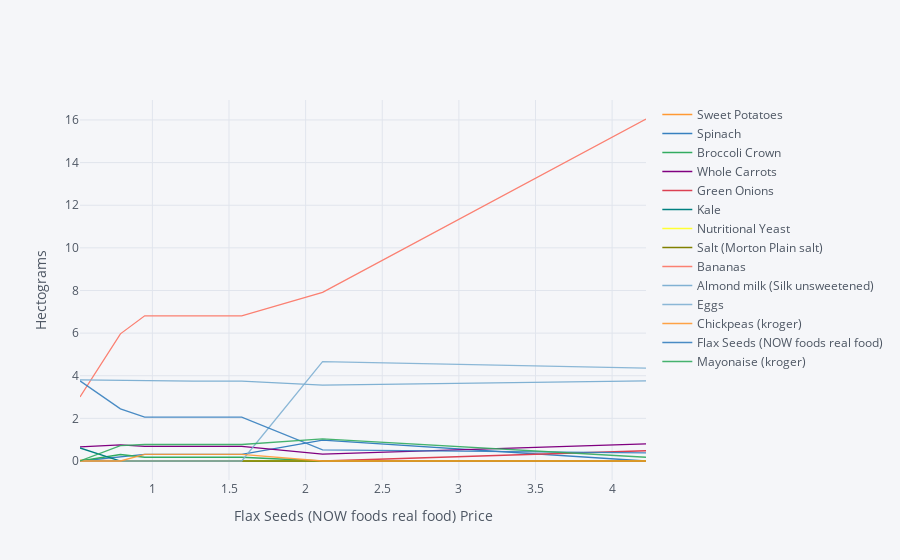

The notebook cell saved with this chart:
### Markdown cell above
We selected flax seeds, whose cost changed the most with price above, as our reference good. This plot shows how the composition of the other food items changes with respect to the price of flax seeds.

### Code cell
import cufflinks as cf
cf.go_offline()

ReferenceGood = 'Flax Seeds (NOW foods real food)'

scale = [0.5,0.75,0.9,1.,1.1,1.2,1.3,1.4,1.5,2,4]

cost0_AK = solve_subsistence_problem(D,Prices_AK,diet_min[group],diet_max[group],tol=tol).fun

my_p_AK = Prices_AK.copy()

diet = {}
for s in scale:

    my_p_AK[ReferenceGood] = Prices_AK[ReferenceGood]*s
    result_AK = solve_subsistence_problem(D,my_p_AK,diet_min[group],diet_max[group],tol=tol)
    diet[my_p_AK[ReferenceGood]] = result_AK.diet

Diet_response = pd.DataFrame(diet).T
Diet_response.index.name = '%s Price' % ReferenceGood

Diet_response.reset_index(inplace=True)

# Get rid of units for index (cufflinks chokes)
Diet_response['%s Price' % ReferenceGood] = Diet_response['%s Price' % ReferenceGood].apply(lambda x: x.magnitude)

Diet_response = Diet_response.set_index('%s Price' % ReferenceGood)

# Just look at goods consumed in quantities greater than error tolerance
Diet_response.loc[:,(Diet_response>tol).sum()>0].iplot(xTitle='%s Price' % ReferenceGood,yTitle='Hectograms')

### Figure 1 — Plotly figure (JSON) as saved in the notebook; plotly's stock layout.template omitted (floating-point values rounded to 4 significant figures)
{"data": [{"line": {"color": "rgba(255, 153, 51, 1.0)", "dash": "solid", "shape": "linear", "width": 1.3}, "mode": "lines", "name": "Sweet Potatoes ", "text": "", "type": "scatter", "x": [0.5276, 0.7915, 0.9498, 1.055, 1.161, 1.266, 1.372, 1.477, 1.583, 2.111, 4.221], "y": [0.04084, 2.455e-07, 2.762e-07, 2.684e-07, 3.698e-11, 1.31e-07, 2.078e-07, 1.18e-07, 9.9e-08, 3.288e-10, 9.872e-10]}, {"line": {"color": "rgba(55, 128, 191, 1.0)", "dash": "solid", "shape": "linear", "width": 1.3}, "mode": "lines", "name": "Spinach ", "text": "", "type": "scatter", "x": [0.5276, 0.7915, 0.9498, 1.055, 1.161, 1.266, 1.372, 1.477, 1.583, 2.111, 4.221], "y": [1.746e-07, 0.175, 0.3128, 0.3128, 0.3128, 0.3128, 0.3128, 0.3128, 0.3128, 0.9808, 2.332e-10]}, {"line": {"color": "rgba(50, 171, 96, 1.0)", "dash": "solid", "shape": "linear", "width": 1.3}, "mode": "lines", "name": "Broccoli Crown", "text": "", "type": "scatter", "x": [0.5276, 0.7915, 0.9498, 1.055, 1.161, 1.266, 1.372, 1.477, 1.583, 2.111, 4.221], "y": [2.709e-07, 0.3053, 0.1753, 0.1753, 0.1753, 0.1753, 0.1753, 0.1753, 0.1753, 1.005e-10, 2.632e-10]}, {"line": {"color": "rgba(128, 0, 128, 1.0)", "dash": "solid", "shape": "linear", "width": 1.3}, "mode": "lines", "name": "Whole Carrots ", "text": "", "type": "scatter", "x": [0.5276, 0.7915, 0.9498, 1.055, 1.161, 1.266, 1.372, 1.477, 1.583, 2.111, 4.221], "y": [0.6645, 0.7596, 0.6853, 0.6853, 0.6853, 0.6853, 0.6853, 0.6853, 0.6853, 0.3218, 0.8051]}, {"line": {"color": "rgba(219, 64, 82, 1.0)", "dash": "solid", "shape": "linear", "width": 1.3}, "mode": "lines", "name": "Green Onions", "text": "", "type": "scatter", "x": [0.5276, 0.7915, 0.9498, 1.055, 1.161, 1.266, 1.372, 1.477, 1.583, 2.111, 4.221], "y": [1.027e-07, 1.183e-07, 1.402e-07, 1.772e-07, 3.166e-11, 1.728e-07, 4.242e-07, 3.728e-07, 8.074e-07, 1.873e-08, 0.4817]}, {"line": {"color": "rgba(0, 128, 128, 1.0)", "dash": "solid", "shape": "linear", "width": 1.3}, "mode": "lines", "name": "Kale", "text": "", "type": "scatter", "x": [0.5276, 0.7915, 0.9498, 1.055, 1.161, 1.266, 1.372, 1.477, 1.583, 2.111, 4.221], "y": [0.6122, 1.654e-08, 2.923e-08, 3.112e-08, 4.677e-12, 1.819e-08, 3.114e-08, 1.738e-08, 1.637e-08, 4.553e-11, 3.858e-10]}, {"line": {"color": "rgba(255, 255, 51, 1.0)", "dash": "solid", "shape": "linear", "width": 1.3}, "mode": "lines", "name": "Nutritional Yeast ", "text": "", "type": "scatter", "x": [0.5276, 0.7915, 0.9498, 1.055, 1.161, 1.266, 1.372, 1.477, 1.583, 2.111, 4.221], "y": [0.007445, 0.008972, 0.01098, 0.01098, 0.01098, 0.01098, 0.01098, 0.01098, 0.01098, 0.0224, 0.008112]}, {"line": {"color": "rgba(128, 128, 0, 1.0)", "dash": "solid", "shape": "linear", "width": 1.3}, "mode": "lines", "name": "Salt (Morton Plain salt)", "text": "", "type": "scatter", "x": [0.5276, 0.7915, 0.9498, 1.055, 1.161, 1.266, 1.372, 1.477, 1.583, 2.111, 4.221], "y": [8.695e-07, 6.007e-06, 3.264e-06, 3.515e-06, 4.178e-10, 2.25e-06, 3.53e-06, 1.722e-08, 1.571e-06, 2.062e-12, 1.25e-09]}, {"line": {"color": "rgba(251, 128, 114, 1.0)", "dash": "solid", "shape": "linear", "width": 1.3}, "mode": "lines", "name": "Bananas", "text": "", "type": "scatter", "x": [0.5276, 0.7915, 0.9498, 1.055, 1.161, 1.266, 1.372, 1.477, 1.583, 2.111, 4.221], "y": [3.006, 5.965, 6.81, 6.81, 6.81, 6.81, 6.81, 6.81, 6.81, 7.913, 16.05]}, {"line": {"color": "rgba(128, 177, 211, 1.0)", "dash": "solid", "shape": "linear", "width": 1.3}, "mode": "lines", "name": "Almond milk (Silk unsweetened)", "text": "", "type": "scatter", "x": [0.5276, 0.7915, 0.9498, 1.055, 1.161, 1.266, 1.372, 1.477, 1.583, 2.111, 4.221], "y": [3.802, 3.777, 3.749, 3.749, 3.749, 3.749, 3.749, 3.749, 3.749, 3.564, 3.756]}, {"line": {"color": "rgba(128, 177, 211, 0.8999999999999999)", "dash": "solid", "shape": "linear", "width": 1.3}, "mode": "lines", "name": "Eggs", "text": "", "type": "scatter", "x": [0.5276, 0.7915, 0.9498, 1.055, 1.161, 1.266, 1.372, 1.477, 1.583, 2.111, 4.221], "y": [4.704e-08, 1.299e-08, 1.313e-08, 1.561e-08, 2.547e-12, 1.239e-08, 2.36e-08, 2.122e-08, 2.248e-08, 4.663, 4.355]}, {"line": {"color": "rgba(255, 153, 51, 0.8999999999999999)", "dash": "solid", "shape": "linear", "width": 1.3}, "mode": "lines", "name": "Chickpeas (kroger)", "text": "", "type": "scatter", "x": [0.5276, 0.7915, 0.9498, 1.055, 1.161, 1.266, 1.372, 1.477, 1.583, 2.111, 4.221], "y": [1.724e-07, 3.182e-08, 0.3085, 0.3085, 0.3085, 0.3085, 0.3085, 0.3085, 0.3085, 1.547e-10, 3.741e-10]}, {"line": {"color": "rgba(55, 128, 191, 0.8999999999999999)", "dash": "solid", "shape": "linear", "width": 1.3}, "mode": "lines", "name": "Flax Seeds (NOW foods real food)", "text": "", "type": "scatter", "x": [0.5276, 0.7915, 0.9498, 1.055, 1.161, 1.266, 1.372, 1.477, 1.583, 2.111, 4.221], "y": [3.759, 2.449, 2.058, 2.058, 2.058, 2.058, 2.058, 2.058, 2.058, 0.5213, 0.3789]}, {"line": {"color": "rgba(50, 171, 96, 0.8999999999999999)", "dash": "solid", "shape": "linear", "width": 1.3}, "mode": "lines", "name": "Mayonaise (kroger)", "text": "", "type": "scatter", "x": [0.5276, 0.7915, 0.9498, 1.055, 1.161, 1.266, 1.372, 1.477, 1.583, 2.111, 4.221], "y": [9.345e-07, 0.7172, 0.7736, 0.7736, 0.7736, 0.7736, 0.7736, 0.7736, 0.7736, 1.034, 0.1761]}], "layout": {"legend": {"bgcolor": "#F5F6F9", "font": {"color": "#4D5663"}}, "paper_bgcolor": "#F5F6F9", "plot_bgcolor": "#F5F6F9", "title": {"font": {"color": "#4D5663"}}, "xaxis": {"gridcolor": "#E1E5ED", "showgrid": true, "tickfont": {"color": "#4D5663"}, "title": {"font": {"color": "#4D5663"}, "text": "Flax Seeds (NOW foods real food) Price"}, "zerolinecolor": "#E1E5ED"}, "yaxis": {"gridcolor": "#E1E5ED", "showgrid": true, "tickfont": {"color": "#4D5663"}, "title": {"font": {"color": "#4D5663"}, "text": "Hectograms"}, "zerolinecolor": "#E1E5ED"}}}
